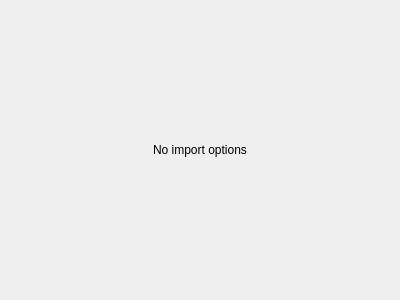
<?xml version="1.0" encoding="UTF-8"?>
<ui version="4.0">
 <class>Form</class>
 <widget class="QWidget" name="Form">
  <property name="geometry">
   <rect>
    <x>0</x>
    <y>0</y>
    <width>400</width>
    <height>300</height>
   </rect>
  </property>
  <layout class="QHBoxLayout" name="horizontalLayout">
   <item>
    <widget class="QLabel" name="label">
     <property name="text">
      <string>No import options</string>
     </property>
     <property name="alignment">
      <set>Qt::AlignCenter</set>
     </property>
    </widget>
   </item>
  </layout>
 </widget>
 <resources/>
 <connections/>
</ui>
